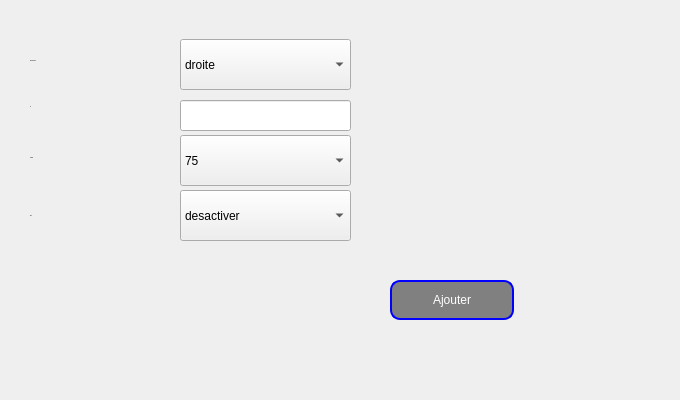
     <widget class="QWidget" name="tab_3">
      <attribute name="title">
       <string>Ajouter</string>
      </attribute>
      <widget class="QLabel" name="label_8">
       <property name="geometry">
        <rect>
         <x>30</x>
         <y>190</y>
         <width>81</width>
         <height>51</height>
        </rect>
       </property>
       <property name="font">
        <font>
         <pointsize>-1</pointsize>
        </font>
       </property>
       <property name="text">
        <string>Etat</string>
       </property>
      </widget>
      <widget class="QLabel" name="label_7">
       <property name="geometry">
        <rect>
         <x>30</x>
         <y>150</y>
         <width>81</width>
         <height>16</height>
        </rect>
       </property>
       <property name="font">
        <font>
         <pointsize>-1</pointsize>
        </font>
       </property>
       <property name="text">
        <string>voltage</string>
       </property>
      </widget>
      <widget class="QLabel" name="label_5">
       <property name="geometry">
        <rect>
         <x>30</x>
         <y>40</y>
         <width>141</width>
         <height>41</height>
        </rect>
       </property>
       <property name="font">
        <font>
         <pointsize>-1</pointsize>
        </font>
       </property>
       <property name="text">
        <string>Emplacement</string>
       </property>
      </widget>
      <widget class="QLabel" name="label_6">
       <property name="geometry">
        <rect>
         <x>30</x>
         <y>100</y>
         <width>47</width>
         <height>13</height>
        </rect>
       </property>
       <property name="font">
        <font>
         <pointsize>-1</pointsize>
        </font>
       </property>
       <property name="text">
        <string>ID</string>
       </property>
      </widget>
      <widget class="QPushButton" name="Button_ajout">
       <property name="geometry">
        <rect>
         <x>390</x>
         <y>280</y>
         <width>124</width>
         <height>40</height>
        </rect>
       </property>
       <property name="styleSheet">
        <string notr="true">QPushButton {
color: white;
  background: gray;

border-width: 2px;
border-color: blue;
border-style: solid;
border-radius: 10;
padding: 3px;
font-size: 12px;
padding-left: 5px;
padding-right: 5px;
min-width: 110px;
max-width: 110px;
min-height: 30px;
max-height: 30px;
}</string>
       </property>
       <property name="text">
        <string>Ajouter</string>
       </property>
       <property name="iconSize">
        <size>
         <width>25</width>
         <height>25</height>
        </size>
       </property>
      </widget>
      <widget class="QLineEdit" name="lineEdit_id">
       <property name="geometry">
        <rect>
         <x>180</x>
         <y>100</y>
         <width>171</width>
         <height>31</height>
        </rect>
       </property>
       <property name="styleSheet">
        <string notr="true">QLineEdit
{
    border-color: blue

    
}

</string>
       </property>
      </widget>
      <widget class="QComboBox" name="comboBox_etat">
       <property name="geometry">
        <rect>
         <x>180</x>
         <y>190</y>
         <width>171</width>
         <height>51</height>
        </rect>
       </property>
       <item>
        <property name="text">
         <string>desactiver</string>
        </property>
       </item>
      </widget>
      <widget class="QComboBox" name="comboBox_voltage">
       <property name="geometry">
        <rect>
         <x>180</x>
         <y>135</y>
         <width>171</width>
         <height>51</height>
        </rect>
       </property>
       <item>
        <property name="text">
         <string>75</string>
        </property>
       </item>
       <item>
        <property name="text">
         <string>100</string>
        </property>
       </item>
       <item>
        <property name="text">
         <string>120</string>
        </property>
       </item>
      </widget>
      <widget class="QComboBox" name="comboBox_emplacement">
       <property name="geometry">
        <rect>
         <x>180</x>
         <y>39</y>
         <width>171</width>
         <height>51</height>
        </rect>
       </property>
       <item>
        <property name="text">
         <string>droite</string>
        </property>
       </item>
       <item>
        <property name="text">
         <string>milieu</string>
        </property>
       </item>
       <item>
        <property name="text">
         <string>gauche</string>
        </property>
       </item>
      </widget>
      <widget class="QLabel" name="label_157">
       <property name="geometry">
        <rect>
         <x>0</x>
         <y>0</y>
         <width>671</width>
         <height>391</height>
        </rect>
       </property>
       <property name="text">
        <string/>
       </property>
       <property name="pixmap">
        <pixmap>../../Desktop/qt/ok.jpg</pixmap>
       </property>
       <property name="scaledContents">
        <bool>true</bool>
       </property>
      </widget>
      <zorder>label_157</zorder>
      <zorder>label_8</zorder>
      <zorder>label_7</zorder>
      <zorder>label_5</zorder>
      <zorder>label_6</zorder>
      <zorder>Button_ajout</zorder>
      <zorder>lineEdit_id</zorder>
      <zorder>comboBox_etat</zorder>
      <zorder>comboBox_voltage</zorder>
      <zorder>comboBox_emplacement</zorder>
     </widget>
